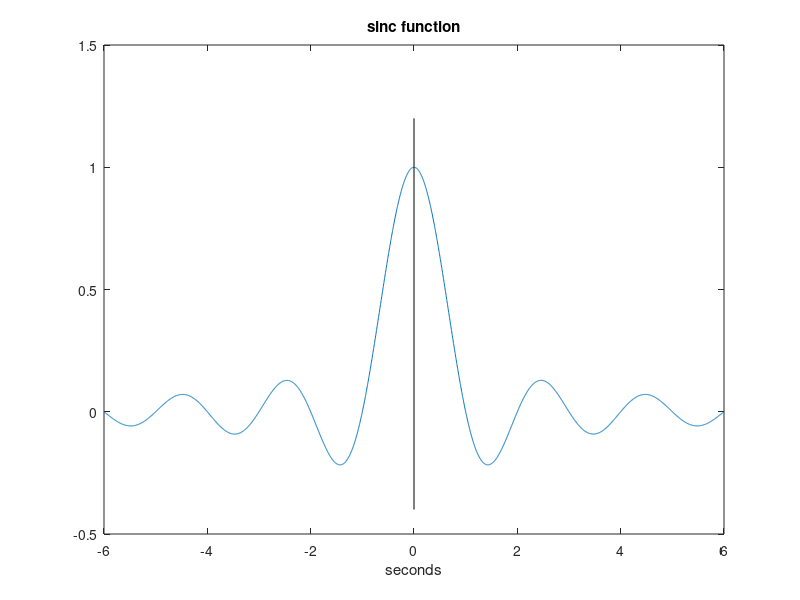

Recreate this plot in MATLAB.
%sinc function 
fy=1; %signal frequency in Hz
wy=2*pi*fy; %signal frequency in rad/s
Ty=1/fy; %signal period in seconds

Ns=256; %number of samples per signal period
fs=Ns*fy; %sampling frequency in Hz
tiv=1/fs; %time interval between samples;
t=-((6*Ty)-tiv):tiv:((6*Ty)-tiv); %time intervals set (12 periods)

y=sinc(t); %signal data set
plot(t,y); hold on;
plot([0 0],[-0.4 1.2],'k');
xlabel('seconds'); title('sinc function');
